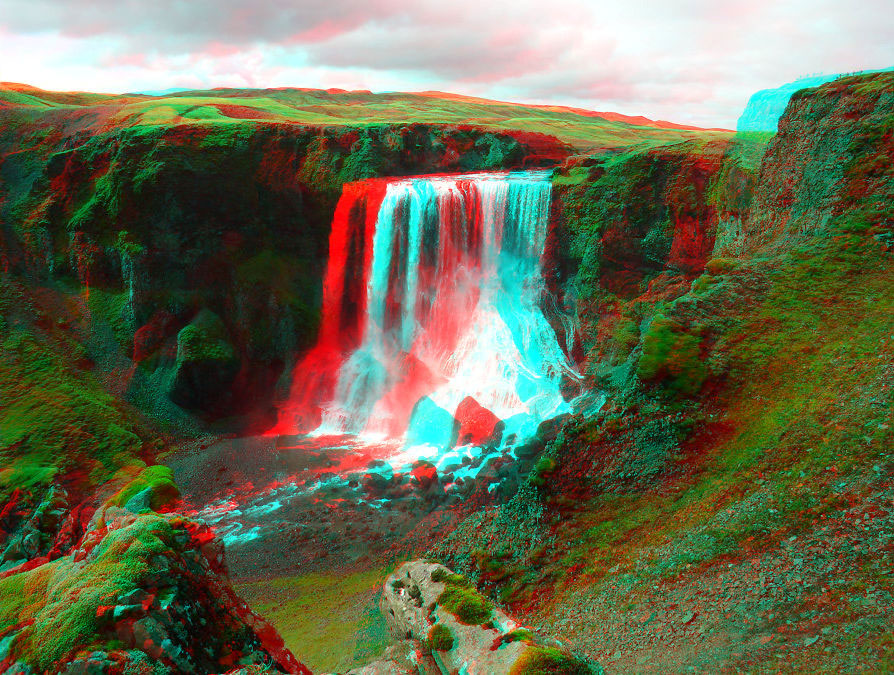
#> input picture anaglyph031.jpg, 894 x 675 px
$ python 26.3.py
#> lines starting #> are read from the running program, lines starting #| are printed output that depends on the picture
from PIL import ImageDraw, Image
from random import choice


def makeanaglif(filename, delta):
#> called with filename = 'anaglyph031.jpg', delta = -47
    image = Image.open(filename)
#> image is the input picture: PIL image 894x675 RGB; mean R, G, B 103.7, 107, 80.2
    x, y = image.size
#> x = 894; y = 675
    res_picture = Image.new('RGB', (x, y), (0, 0, 0))
#> res_picture: PIL image 894x675 RGB; every value is 0
    draw = ImageDraw.Draw(res_picture)
    pixels2 = res_picture.load()
    pixels = image.load()
    r_im = Image.new('RGB', (x, y), (0, 0, 0))
    gb_im = Image.new('RGB', (x, y), (0, 0, 0))
    r_pix = r_im.load()
    gb_pix = gb_im.load()
    for i in range(x):
        for j in range(y):
            if pixels[i, j][0] > pixels[i, j][1] and pixels[i, j][0] > pixels[i, j][2]:  # если преобладает красный цвет
                r_pix[i, j] = pixels[i, j]
                gb_pix[i, j] = 255, 255, 255
            else:
                gb_pix[i, j] = pixels[i, j]
                r_pix[i, j] = 255, 255, 255

    for i in range(x + delta):
        for j in range(y):
            if r_pix[i, j] != (255, 255, 255):
                r = r_pix[i + delta, j][0]
                g = r_pix[i + delta, j][1]
                b = r_pix[i + delta, j][2]
            else:
                r = gb_pix[i, j][0]
                g = gb_pix[i, j][1]
                b = gb_pix[i, j][2]
            if r == (0 or 255) and g == (0 or 255) and b == (0 or 255):
                # pass
                r = choice((pixels2[i - 1, j][0], pixels2[i - 1, j - 1][0], pixels2[i, j - 1][0]))
                g = choice((pixels2[i - 1, j][1], pixels2[i - 1, j - 1][1], pixels2[i, j - 1][1]))
                b = choice((pixels2[i - 1, j][2], pixels2[i - 1, j - 1][2], pixels2[i, j - 1][2]))
            draw.point((i, j), (r, g, b))

    r_im.save('red.png', "PNG")
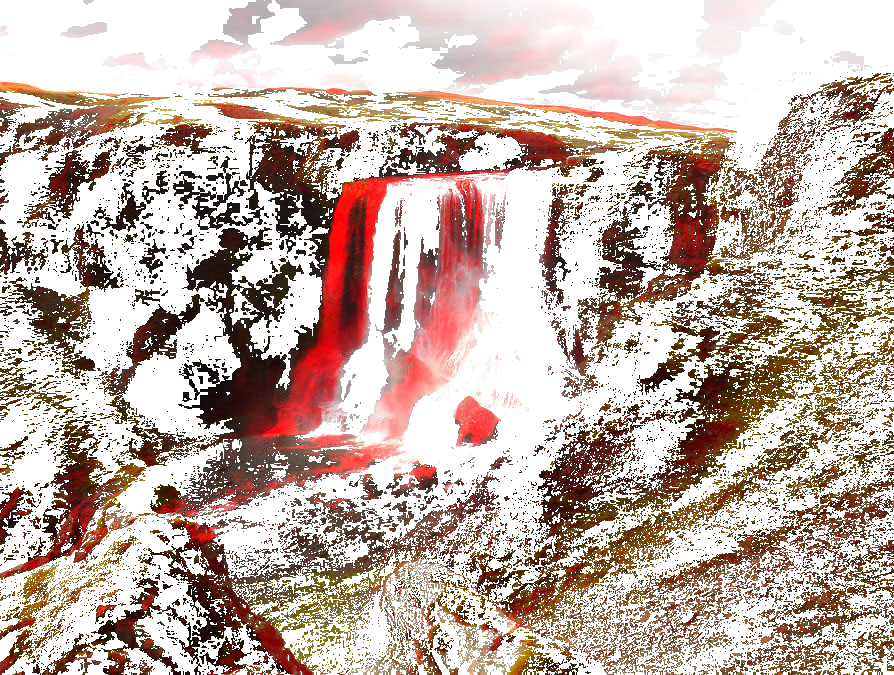
#> saved as red.png: PIL image 894x675 RGB; mean R, G, B 196.4, 177.2, 168.5
    gb_im.save('gb.png', "PNG")
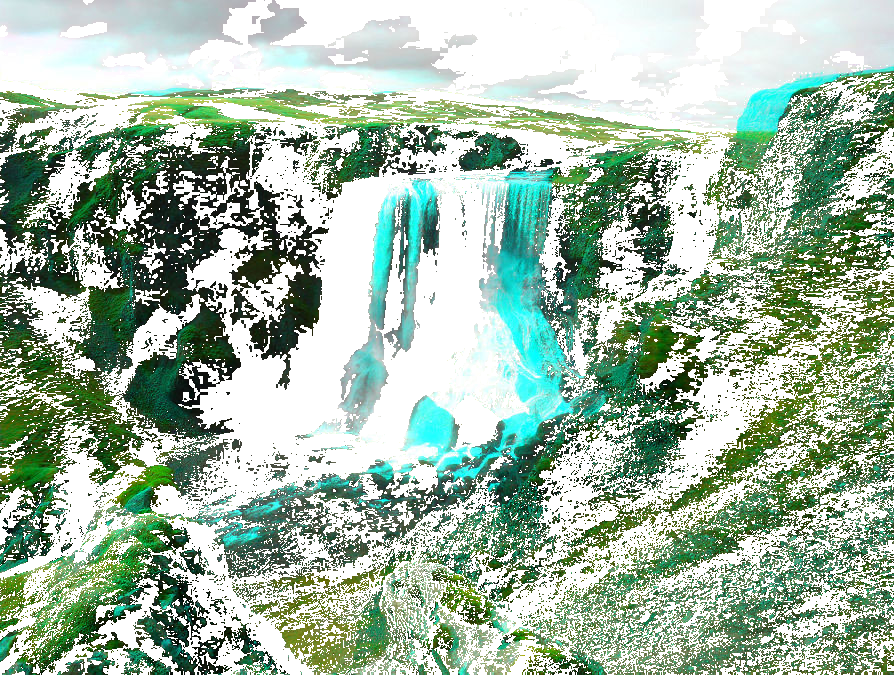
#> saved as gb.png: PIL image 894x675 RGB; mean R, G, B 162.3, 184.9, 166.7
    res_picture.save('anaglif.png', "PNG")
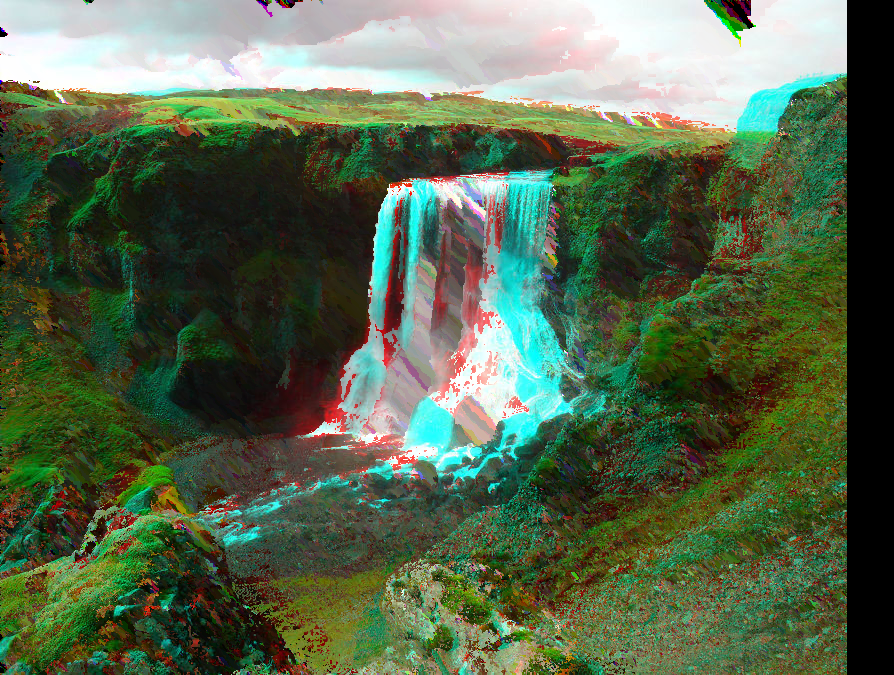
#> saved as anaglif.png: PIL image 894x675 RGB; mean R, G, B 86.8, 102.5, 76.4


makeanaglif('anaglyph031.jpg', -47)
